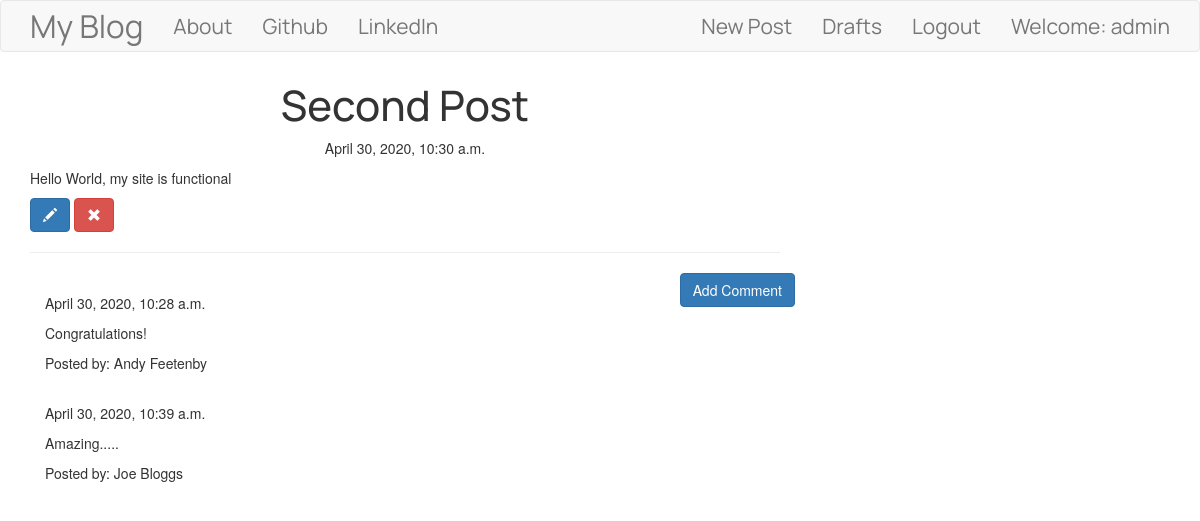
/post/2 (signed in), run on the app's committed database.
### blog/models.py (models this page shows, shortened)
class Post(models.Model):
    author = models.ForeignKey('auth.User',on_delete=models.CASCADE)
    title = models.CharField(max_length=256)
    text = models.TextField()
    created_date = models.DateTimeField(default=timezone.now)
    published_date = models.DateTimeField(blank=True,null=True)

class Comment(models.Model):
    post = models.ForeignKey('blog.Post',related_name='comments',on_delete=models.CASCADE)
    author = models.CharField(max_length=256)
    text = models.TextField()
    created_date = models.DateTimeField(default=timezone.now)
    approved_comment = models.BooleanField(default=False)

### blog/views.py (the view)
# urls.py: url(r'post/(?P<pk>\d+)$',views.PostDetailView.as_view(),name='post_detail'),
class PostDetailView(DetailView):
    model = Post

### blog/templates/blog/post_detail.html (shortened to what this page needs)
{% extends "blog/base.html" %}
{% block content %}
  <h1 class="posttitle loader">{{ post.title }}</h1>
  {% if post.published_date %}
    <div class="date postdate">
        {{ post.published_date }}
    </div>
  {% else %}
    <a class="btn btn-default" href="{% url 'post_publish' pk=post.pk %}">Publish</a>
  {% endif %}
  <p class='postcontent'>{{ post.text|safe|linebreaksbr }}</p>
  {% if user.is_authenticated %}
    <a class="btn btn-primary" href="{% url 'post_update' pk=post.pk %}">
      <span class="glyphicon glyphicon-pencil"></span>
    </a>
    <a class="btn btn-danger" href="{% url 'post_delete' pk=post.pk %}">
      <span class="glyphicon glyphicon-remove"></span>
    </a>
  {% endif %}
  <hr>
  <a class="btn btn-primary btn-comment" href="{% url 'add_comment_to_post' pk=post.pk %}">Add Comment</a>
  <div class="container">
    {% for comment in post.comments.all %}
      <br>
        {% if user.is_authenticated or comment.approved_comment %}
          {{ comment.created_date }}
            <p>{{ comment.text|safe|linebreaks }}</p>
            <p>Posted by: {{ comment.author }}</p>
        {% endif %}
        {% empty%}
        <p>No Comments</p>
    {% endfor%}
  </div>
{% endblock %}

### blog/templates/blog/base.html (shortened to what this page needs)
<!DOCTYPE html>
{% load static %}
<html lang="en" dir="ltr">
  <head>
    <link rel="stylesheet" href="https://maxcdn.bootstrapcdn.com/bootstrap/3.3.7/css/bootstrap.min.css">
    <link rel="stylesheet" href="//cdn.jsdelivr.net/npm/medium-editor@latest/dist/css/medium-editor.min.css" type="text/css" media="screen" charset="utf-8">
    <link rel="stylesheet" href="{% static 'css/blog.css' %}">
  </head>
  <body>
    <nav class="navbar navbar-default techfont custom-navbar">
      <div class="container">
        <ul class="nav navbar-nav">
          <li><a class="navbar-brand bigbrand" href="{% url 'post_list' %}">My Blog</a></li>
          <li><a class="navbar-link" href="{% url 'about' %}">About</a></li>
          <li><a class="navbar-link" href="https://www.github.com">Github</a></li>
          <li><a class="navbar-link" href="https://www.LinkedIn.com">LinkedIn</a></li>
        </ul>
        <ul class="nav navbar-nav navbar-right">
          {% if user.is_authenticated %}
            <li><a href="{% url 'post_new' %}">New Post</a></li>
            <li><a href="{% url 'post_draft_list' %}">Drafts</a></li>
            <li><a href="{% url 'logout' %}">Logout</a></li>
            <li><a>Welcome: {{ user.username }}</a></li>
          {% else %}
            <li><a class="nav navbar-nav navbar-right" href="{% url 'login' %}"><span class="glyphicon glyphicon-user"></span></a></li>
          {% endif %}
        </ul>
      </div>
    </nav>
    <div class="content container">
      <div class="row">
        <div class="col-md-8">
          <div class="blog_posts">
            {% block content %}
            {% endblock %}
          </div>
        </div>
      </div>
    </div>
  </body>
</html>

### blog/static/css/blog.css (style rules this page uses)
.techfont { font-family: 'Manrope',sans-serif; font-size: 1.5em; margin-bottom: 10px; }
.bigbrand { font-size: 1.5em; }
.loader { filter:hue-rotate(0deg); color:linear-gradient(45deg,#0f8,#08f); animation:hue 10000ms infinite linear; }
.postdate { text-align: center; }
.posttitle { font-family: 'Manrope',sans-serif; font-size: 3em; text-align: center; }
.postcontent { font-family: 'Montserrat'; font-size: 1.5em; }
.btn-comment { position: absolute; right: 0px; }

### data on the page
Post: title "Second Post", published_date "April 30, 2020, 10:30 a.m.", text "Hello World, my site is functional"
Comment: created_date "April 30, 2020, 10:28 a.m.", text "Congratulations!", author "Andy Feetenby"
Comment: created_date "April 30, 2020, 10:39 a.m.", text "Amazing.....", author "Joe Bloggs"

### other printed values
{{ user.username }} "admin"
